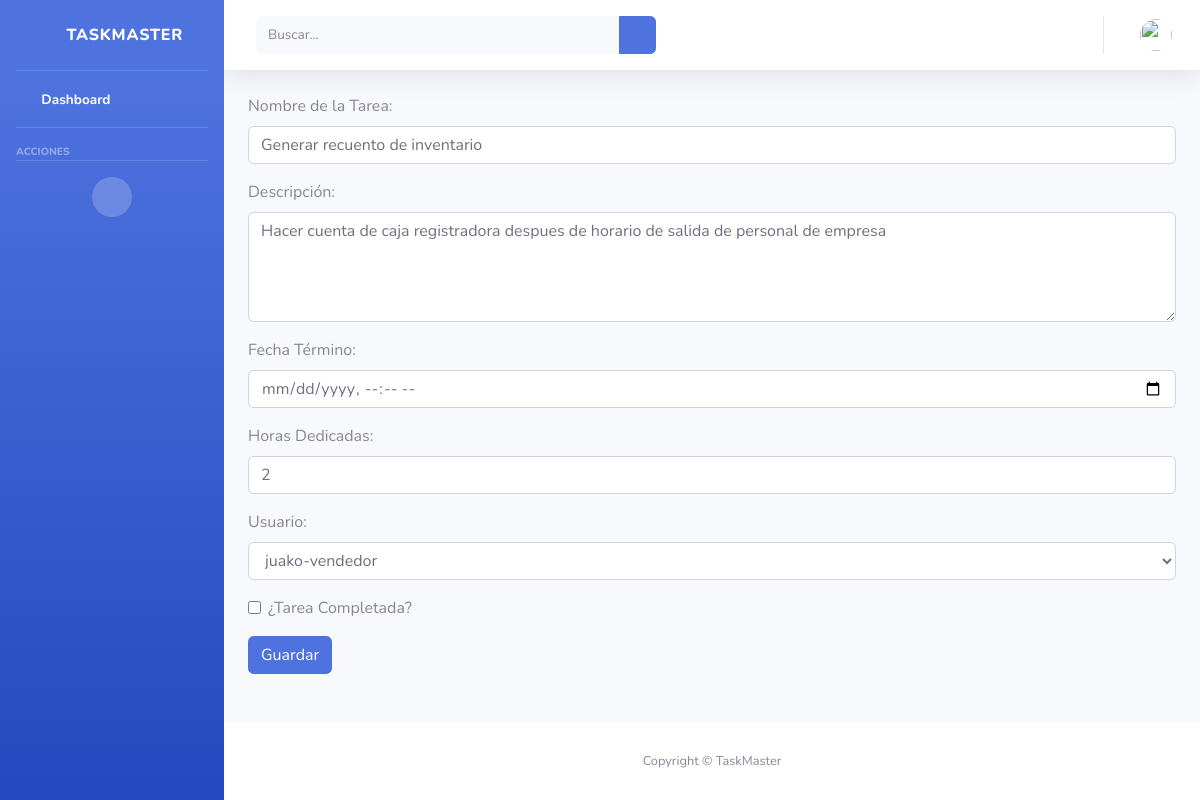
Screenshot of /modifyTask/3 with the database file from the repository.
### Root/models.py (models this page shows, shortened)
class Tarea(models.Model):
    idTarea = models.AutoField(primary_key=True, verbose_name='Id tarea')
    nombreTarea = models.CharField(max_length=100, verbose_name='Nombre tarea')
    descripcion = models.TextField(verbose_name='Descripción', null=True, blank=True)
    fechaInicio = models.DateTimeField(auto_now_add=True, verbose_name='Fecha inicio')
    fechaTermino = models.DateTimeField(verbose_name='Fecha término', null=True, blank=True)
    horasDedicadas = models.PositiveIntegerField(verbose_name='Horas dedicadas', default=0)
    usuario = models.ForeignKey(UserProfile, on_delete=models.CASCADE)
    terminado = models.BooleanField(default=False, verbose_name='Terminado')

### Root/views.py (the view)
# urls.py: path('modifyTask/<int:id>',views.modifyTask,name='modifyTask'),
def modifyTask(request, id):
    task = get_object_or_404(Tarea, idTarea=id)
    if request.method == "POST":
        form = TareaForm(request.POST, instance=task)
        if form.is_valid():
            form.save()
            messages.success(request, "Tarea actualizada con éxito.")
            return redirect('gestion_task')
        else:
            messages.error(request, "Hubo un error al actualizar la tarea.")
    else:
        form = TareaForm(instance=task)
    user_groups = request.user.groups.values_list('name', flat=True)
    is_admin = 'admin' in user_groups
    is_supervisor = 'supervisor' in user_groups
    is_vendedor = 'vendedor' in user_groups
    context = {
        'is_admin': is_admin,
        'is_supervisor': is_supervisor,
        'is_vendedor': is_vendedor,
        'form': form,
    }
    return render(request, "dashboard/GestionTareas/crud/modify_task.html",context)

### Root/forms.py
class TareaForm(forms.ModelForm):
    class Meta:
        model = Tarea
        fields = ['nombreTarea', 'descripcion', 'fechaTermino', 'horasDedicadas', 'usuario', 'terminado']
        widgets = {
            'nombreTarea': forms.TextInput(attrs={'class': 'form-control'}),
            'descripcion': forms.Textarea(attrs={'class': 'form-control', 'rows': 4}),
            'fechaTermino': forms.DateTimeInput(attrs={'class': 'form-control', 'type': 'datetime-local'}),
            'horasDedicadas': forms.NumberInput(attrs={'class': 'form-control'}),
            'usuario': forms.Select(attrs={'class': 'form-control'}),  # Para seleccionar el usuario asignado
            'terminado': forms.CheckboxInput(attrs={'class': 'form-check-input'}),
        }

### Root/models.py (called while the page is built)
    def __str__(self):
        return self.user.username

### Root/templates/dashboard/GestionTareas/crud/modify_task.html (shortened to what this page needs)
{%extends 'base.html'%}
{%load crispy_forms_tags%}
{%load static%}
{%block content%}
<form method="post">
    <div class="mb-3">
        <label for="id_nombreTarea" class="form-label">Nombre de la Tarea:</label>
        {{ form.nombreTarea }}
    </div>
    <div class="mb-3">
        <label for="id_descripcion" class="form-label">Descripción:</label>
        {{ form.descripcion }}
    </div>
    <div class="mb-3">
        <label for="id_fechaTermino" class="form-label">Fecha Término:</label>
        {{ form.fechaTermino }}
    </div>
    <div class="mb-3">
        <label for="id_horasDedicadas" class="form-label">Horas Dedicadas:</label>
        {{ form.horasDedicadas }}
    </div>
    <div class="mb-3">
        <label for="id_usuario" class="form-label">Usuario:</label>
        {{ form.usuario }}
    </div>
    <div class="form-check mb-3">
        {{ form.terminado }}
        <label for="id_terminado" class="form-check-label">¿Tarea Completada?</label>
    </div>
    <button type="submit" class="btn btn-primary">Guardar</button>
</form>
{%endblock%}

### rows the page displays
Tarea: nombreTarea "Generar recuento de inventario", descripcion "Hacer cuenta de caja registradora despues de horario de salida de personal de empresa", horasDedicadas "2", usuario "juako-vendedor"
